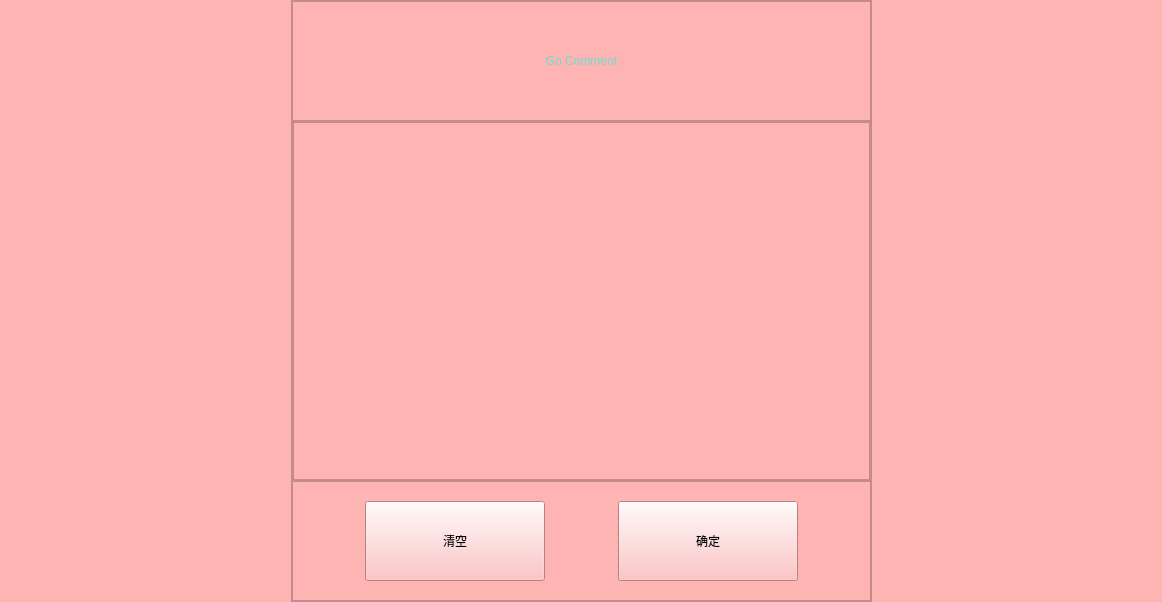
<?xml version="1.0" encoding="UTF-8"?>
<ui version="4.0">
 <class>GoComment</class>
 <widget class="QWidget" name="GoComment">
  <property name="geometry">
   <rect>
    <x>0</x>
    <y>0</y>
    <width>1162</width>
    <height>602</height>
   </rect>
  </property>
  <property name="minimumSize">
   <size>
    <width>1162</width>
    <height>602</height>
   </size>
  </property>
  <property name="windowTitle">
   <string>Form</string>
  </property>
  <property name="styleSheet">
   <string notr="true">background-color: rgb(255, 180, 180);</string>
  </property>
  <layout class="QHBoxLayout" name="horizontalLayout" stretch="1,2,1">
   <property name="spacing">
    <number>0</number>
   </property>
   <property name="leftMargin">
    <number>0</number>
   </property>
   <property name="topMargin">
    <number>0</number>
   </property>
   <property name="rightMargin">
    <number>0</number>
   </property>
   <property name="bottomMargin">
    <number>0</number>
   </property>
   <item>
    <spacer name="horizontalSpacer">
     <property name="orientation">
      <enum>Qt::Horizontal</enum>
     </property>
     <property name="sizeHint" stdset="0">
      <size>
       <width>288</width>
       <height>20</height>
      </size>
     </property>
    </spacer>
   </item>
   <item>
    <widget class="QFrame" name="frame">
     <property name="frameShape">
      <enum>QFrame::StyledPanel</enum>
     </property>
     <property name="frameShadow">
      <enum>QFrame::Raised</enum>
     </property>
     <layout class="QVBoxLayout" name="verticalLayout" stretch="1,3,1">
      <property name="spacing">
       <number>0</number>
      </property>
      <property name="leftMargin">
       <number>0</number>
      </property>
      <property name="topMargin">
       <number>0</number>
      </property>
      <property name="rightMargin">
       <number>0</number>
      </property>
      <property name="bottomMargin">
       <number>0</number>
      </property>
      <item>
       <widget class="QFrame" name="frame_2">
        <property name="frameShape">
         <enum>QFrame::StyledPanel</enum>
        </property>
        <property name="frameShadow">
         <enum>QFrame::Raised</enum>
        </property>
        <layout class="QHBoxLayout" name="horizontalLayout_2">
         <item>
          <widget class="QLabel" name="label">
           <property name="styleSheet">
            <string notr="true">font: 75 36pt &quot;Comic Sans MS&quot;;
color: rgb(109, 220, 207);</string>
           </property>
           <property name="text">
            <string>Go Comment</string>
           </property>
           <property name="alignment">
            <set>Qt::AlignCenter</set>
           </property>
          </widget>
         </item>
        </layout>
       </widget>
      </item>
      <item>
       <widget class="QFrame" name="frame_3">
        <property name="frameShape">
         <enum>QFrame::StyledPanel</enum>
        </property>
        <property name="frameShadow">
         <enum>QFrame::Raised</enum>
        </property>
        <layout class="QHBoxLayout" name="horizontalLayout_3">
         <property name="spacing">
          <number>0</number>
         </property>
         <property name="leftMargin">
          <number>0</number>
         </property>
         <property name="topMargin">
          <number>0</number>
         </property>
         <property name="rightMargin">
          <number>0</number>
         </property>
         <property name="bottomMargin">
          <number>0</number>
         </property>
         <item>
          <widget class="QTextEdit" name="commentEdit">
           <property name="styleSheet">
            <string notr="true">font: 18pt &quot;宋体&quot;;</string>
           </property>
          </widget>
         </item>
        </layout>
       </widget>
      </item>
      <item>
       <widget class="QFrame" name="frame_4">
        <property name="minimumSize">
         <size>
          <width>0</width>
          <height>0</height>
         </size>
        </property>
        <property name="frameShape">
         <enum>QFrame::StyledPanel</enum>
        </property>
        <property name="frameShadow">
         <enum>QFrame::Raised</enum>
        </property>
        <layout class="QHBoxLayout" name="horizontalLayout_4">
         <property name="spacing">
          <number>0</number>
         </property>
         <property name="leftMargin">
          <number>0</number>
         </property>
         <property name="topMargin">
          <number>0</number>
         </property>
         <property name="rightMargin">
          <number>0</number>
         </property>
         <property name="bottomMargin">
          <number>0</number>
         </property>
         <item>
          <spacer name="horizontalSpacer_3">
           <property name="orientation">
            <enum>Qt::Horizontal</enum>
           </property>
           <property name="sizeHint" stdset="0">
            <size>
             <width>69</width>
             <height>20</height>
            </size>
           </property>
          </spacer>
         </item>
         <item>
          <widget class="QPushButton" name="btnClear">
           <property name="minimumSize">
            <size>
             <width>180</width>
             <height>80</height>
            </size>
           </property>
           <property name="styleSheet">
            <string notr="true">font: 24pt &quot;宋体&quot;;</string>
           </property>
           <property name="text">
            <string>清空</string>
           </property>
          </widget>
         </item>
         <item>
          <spacer name="horizontalSpacer_4">
           <property name="orientation">
            <enum>Qt::Horizontal</enum>
           </property>
           <property name="sizeHint" stdset="0">
            <size>
             <width>70</width>
             <height>20</height>
            </size>
           </property>
          </spacer>
         </item>
         <item>
          <widget class="QPushButton" name="btnYes">
           <property name="minimumSize">
            <size>
             <width>180</width>
             <height>80</height>
            </size>
           </property>
           <property name="styleSheet">
            <string notr="true">font: 24pt &quot;宋体&quot;;</string>
           </property>
           <property name="text">
            <string>确定</string>
           </property>
          </widget>
         </item>
         <item>
          <spacer name="horizontalSpacer_5">
           <property name="orientation">
            <enum>Qt::Horizontal</enum>
           </property>
           <property name="sizeHint" stdset="0">
            <size>
             <width>69</width>
             <height>20</height>
            </size>
           </property>
          </spacer>
         </item>
        </layout>
       </widget>
      </item>
     </layout>
    </widget>
   </item>
   <item>
    <spacer name="horizontalSpacer_2">
     <property name="orientation">
      <enum>Qt::Horizontal</enum>
     </property>
     <property name="sizeHint" stdset="0">
      <size>
       <width>287</width>
       <height>20</height>
      </size>
     </property>
    </spacer>
   </item>
  </layout>
 </widget>
 <resources/>
 <connections>
  <connection>
   <sender>btnClear</sender>
   <signal>clicked()</signal>
   <receiver>commentEdit</receiver>
   <slot>clear()</slot>
   <hints>
    <hint type="sourcelabel">
     <x>454</x>
     <y>540</y>
    </hint>
    <hint type="destinationlabel">
     <x>581</x>
     <y>300</y>
    </hint>
   </hints>
  </connection>
 </connections>
</ui>
